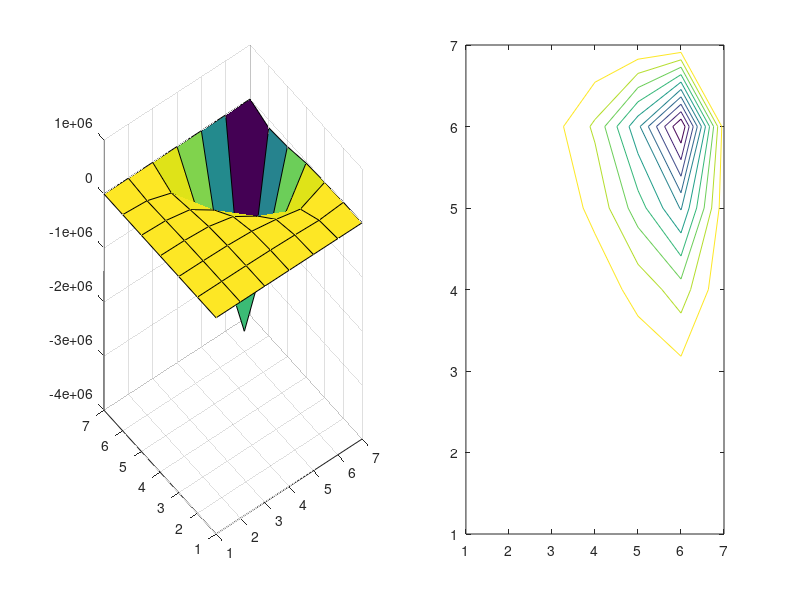

Recreate this plot in MATLAB.
% over-relaxation method Gauss-seidel
% over-relaxation method Gauss-seidel

% this script solves gauss-seidel using succeessive over-relaxation method
% same script as Gauss-seidel is used

% Setting of number of interior nodes in x-direction
% equal number of grids necessary
lamda=input('lamda='); % over-relaxation Multiplier
 M=input('M=');

% Setting up number of interior points in y-direction
 N= input('N=');


%% setting up increments in each direction with the paranmeters provided in

% setting up increments in each direction with the paranmeters provided in
  ax = -pi;
  ay = -pi;
  bx =  pi;
  by =  pi;


%Creation of x and y values or descretization
x = linspace(-pi,pi,M+2);
y = linspace(-pi,pi,N+2);

% U is the solution of the given problem
U = ones(M+2,N+2); % The solution grid set up 
                   % added 2 to account for initital and final point 
[Y,X]=meshgrid(y,x); % inlinig, instead of calling a function
f=cos(pi/2*(2*((X-ax)/(bx-ax))+1)).*sin(pi*(Y-ay)/(by-ay));
F=-f;

%% Associated boundary conditions

% bottom bounddary condition
 ubottom = (x.*(pi-x).^2); %this is the boundary condition for y=-pi 
                       % and all x's
                       
 
% top boundary condition at y=pi and all the x's
  utop = (cos(x).*(pi-x).^2);
  
 %left hand side boundary condition
 uleft = -(4*pi^3)+((y+pi)*2*pi*(pi-1));%boundary condition evaluated at x=-pi
                                  %for all y's

  % Setting up increments along with x and y increments
  dx = (2*pi)/M;
  dy = (2*pi)/N;
 
  
 % Multipliers to be used while solving the equation
  
 E = 1/dx^2;
 R = 1/dy^2;
 T = -((2*E)+(2*R));
 
 % placing the BC's on the top and bottom of the solution grid
  U(1,:)   = R*ubottom;
  U(end,:) = R*utop; 
 
 % Placing BC's on the left side of the solution grid
  U(:,1) = E*uleft;
  
  
  %% Applying Neuman Condition in the right side of the Solution-Grid
  % right side of the grid U will be computed using preset values
  err = 10; % setting up error constraint
  
  
  tic % setting up atimer
  error_iterations=0; % counting number of iterations for error calulation
  
  
  while err > 1E-6  % Setting up loop for error calculation
  B=U; % Setting up matrix for error calculation
  % the following for loop has been optimized as per matlab execution
  % process. The rows change instead of columns
  
  
  for j = 2:N+1
      U(j,end) = 1/T*(F(j,end) - (2*E*U(j,end-1) -R*U(j-1,end) - R*U(j+1,end)));
  end
 
  %% Solving the grids or internal nodes of the solution vector
  
  gauss_iterations = 0; %setting up counter for gauss iterations
   
  for k = 2:M+1
    for j = 2:N+1
        U(j,k) =   1/T*(F(j,k) - E*U(j,k-1) - E*U(j,k+1)- R*U(j-1,k) - R*U(j+1,k));
         U(j,k)=lamda*U(j,k)+(1-lamda)*B(j,k); % use of over-relaxation technique
        gauss_iterations = gauss_iterations + 1;
 
     end
  end
  

  err = abs(max(max(((B-U)./B)))); % Calculations of error
   
  error_iterations = error_iterations + 1;
  end
  
  %% PLOTTING THE APPROPRIATE FIGURES
  
  subplot(1,2,1), surf(U)
  subplot(1,2,2), contour(U)
  
  
  toc % setting off the timer
  
  %% PLOTS
  
  disp('error iterations:')
  disp(error_iterations)
  
  disp('Gauss_iterations')
  disp(gauss_iterations)
  
